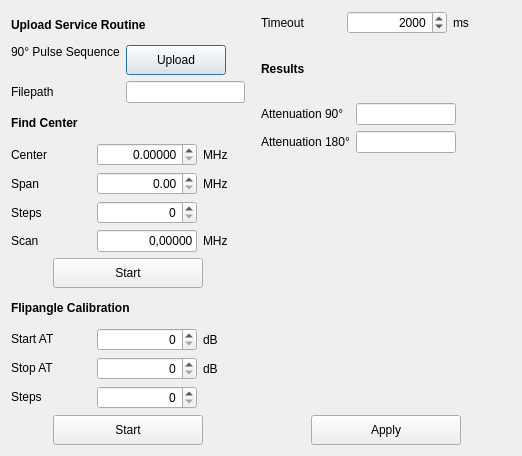
<?xml version="1.0" encoding="UTF-8"?>
<ui version="4.0">
 <class>flipangleDialog</class>
 <widget class="QDialog" name="flipangleDialog">
  <property name="geometry">
   <rect>
    <x>0</x>
    <y>0</y>
    <width>522</width>
    <height>456</height>
   </rect>
  </property>
  <property name="sizePolicy">
   <sizepolicy hsizetype="Preferred" vsizetype="Preferred">
    <horstretch>0</horstretch>
    <verstretch>0</verstretch>
   </sizepolicy>
  </property>
  <property name="minimumSize">
   <size>
    <width>0</width>
    <height>0</height>
   </size>
  </property>
  <property name="maximumSize">
   <size>
    <width>16777215</width>
    <height>16777215</height>
   </size>
  </property>
  <property name="windowTitle">
   <string>Dialog</string>
  </property>
  <property name="toolTip">
   <string>&lt;html&gt;&lt;head/&gt;&lt;body&gt;&lt;p&gt;Flip Angle Tool&lt;/p&gt;&lt;/body&gt;&lt;/html&gt;</string>
  </property>
  <layout class="QVBoxLayout" name="verticalLayout">
   <item>
    <layout class="QHBoxLayout" name="horizontalLayout_5">
     <item>
      <layout class="QVBoxLayout" name="verticalLayout_2">
       <item>
        <widget class="QLabel" name="step1Label">
         <property name="font">
          <font>
           <weight>75</weight>
           <bold>true</bold>
          </font>
         </property>
         <property name="text">
          <string>Upload Service Routine</string>
         </property>
        </widget>
       </item>
       <item>
        <layout class="QFormLayout" name="uploadSeqLayout">
         <item row="0" column="0">
          <widget class="QLabel" name="uploadLabel">
           <property name="sizePolicy">
            <sizepolicy hsizetype="Fixed" vsizetype="Fixed">
             <horstretch>0</horstretch>
             <verstretch>0</verstretch>
            </sizepolicy>
           </property>
           <property name="text">
            <string>90° Pulse Sequence</string>
           </property>
          </widget>
         </item>
         <item row="0" column="1">
          <widget class="QPushButton" name="uploadSeq">
           <property name="sizePolicy">
            <sizepolicy hsizetype="Fixed" vsizetype="Fixed">
             <horstretch>0</horstretch>
             <verstretch>0</verstretch>
            </sizepolicy>
           </property>
           <property name="minimumSize">
            <size>
             <width>100</width>
             <height>30</height>
            </size>
           </property>
           <property name="text">
            <string>Upload</string>
           </property>
          </widget>
         </item>
         <item row="1" column="0">
          <widget class="QLabel" name="pathLabel">
           <property name="sizePolicy">
            <sizepolicy hsizetype="Minimum" vsizetype="Preferred">
             <horstretch>0</horstretch>
             <verstretch>0</verstretch>
            </sizepolicy>
           </property>
           <property name="text">
            <string>Filepath</string>
           </property>
          </widget>
         </item>
         <item row="1" column="1">
          <widget class="QLineEdit" name="pulsePath">
           <property name="sizePolicy">
            <sizepolicy hsizetype="Preferred" vsizetype="Fixed">
             <horstretch>0</horstretch>
             <verstretch>0</verstretch>
            </sizepolicy>
           </property>
           <property name="maximumSize">
            <size>
             <width>180</width>
             <height>16777215</height>
            </size>
           </property>
           <property name="readOnly">
            <bool>true</bool>
           </property>
          </widget>
         </item>
        </layout>
       </item>
       <item>
        <widget class="QLabel" name="step2Label">
         <property name="font">
          <font>
           <weight>75</weight>
           <bold>true</bold>
          </font>
         </property>
         <property name="text">
          <string>Find Center</string>
         </property>
        </widget>
       </item>
       <item>
        <layout class="QGridLayout" name="gridLayout_3">
         <item row="4" column="1">
          <widget class="QSpinBox" name="freqSteps">
           <property name="sizePolicy">
            <sizepolicy hsizetype="Fixed" vsizetype="Fixed">
             <horstretch>0</horstretch>
             <verstretch>0</verstretch>
            </sizepolicy>
           </property>
           <property name="minimumSize">
            <size>
             <width>100</width>
             <height>0</height>
            </size>
           </property>
           <property name="maximumSize">
            <size>
             <width>100</width>
             <height>16777215</height>
            </size>
           </property>
           <property name="alignment">
            <set>Qt::AlignRight|Qt::AlignTrailing|Qt::AlignVCenter</set>
           </property>
          </widget>
         </item>
         <item row="2" column="2">
          <widget class="QLabel" name="freqUnitLabel1">
           <property name="sizePolicy">
            <sizepolicy hsizetype="Minimum" vsizetype="Preferred">
             <horstretch>0</horstretch>
             <verstretch>0</verstretch>
            </sizepolicy>
           </property>
           <property name="text">
            <string>MHz</string>
           </property>
          </widget>
         </item>
         <item row="3" column="2">
          <widget class="QLabel" name="label_2">
           <property name="sizePolicy">
            <sizepolicy hsizetype="Minimum" vsizetype="Preferred">
             <horstretch>0</horstretch>
             <verstretch>0</verstretch>
            </sizepolicy>
           </property>
           <property name="text">
            <string>MHz</string>
           </property>
          </widget>
         </item>
         <item row="2" column="0">
          <widget class="QLabel" name="findCenterLabel">
           <property name="sizePolicy">
            <sizepolicy hsizetype="Fixed" vsizetype="Preferred">
             <horstretch>0</horstretch>
             <verstretch>0</verstretch>
            </sizepolicy>
           </property>
           <property name="minimumSize">
            <size>
             <width>80</width>
             <height>0</height>
            </size>
           </property>
           <property name="maximumSize">
            <size>
             <width>80</width>
             <height>16777215</height>
            </size>
           </property>
           <property name="text">
            <string>Center</string>
           </property>
          </widget>
         </item>
         <item row="5" column="0">
          <widget class="QLabel" name="confirmCenterLabel">
           <property name="sizePolicy">
            <sizepolicy hsizetype="Fixed" vsizetype="Preferred">
             <horstretch>0</horstretch>
             <verstretch>0</verstretch>
            </sizepolicy>
           </property>
           <property name="minimumSize">
            <size>
             <width>80</width>
             <height>0</height>
            </size>
           </property>
           <property name="maximumSize">
            <size>
             <width>80</width>
             <height>16777215</height>
            </size>
           </property>
           <property name="text">
            <string>Scan</string>
           </property>
          </widget>
         </item>
         <item row="3" column="1">
          <widget class="QDoubleSpinBox" name="freqSpan">
           <property name="sizePolicy">
            <sizepolicy hsizetype="Fixed" vsizetype="Fixed">
             <horstretch>0</horstretch>
             <verstretch>0</verstretch>
            </sizepolicy>
           </property>
           <property name="minimumSize">
            <size>
             <width>100</width>
             <height>0</height>
            </size>
           </property>
           <property name="maximumSize">
            <size>
             <width>100</width>
             <height>16777215</height>
            </size>
           </property>
           <property name="alignment">
            <set>Qt::AlignRight|Qt::AlignTrailing|Qt::AlignVCenter</set>
           </property>
          </widget>
         </item>
         <item row="5" column="1">
          <widget class="QLineEdit" name="centerFreqValue">
           <property name="sizePolicy">
            <sizepolicy hsizetype="Fixed" vsizetype="Fixed">
             <horstretch>0</horstretch>
             <verstretch>0</verstretch>
            </sizepolicy>
           </property>
           <property name="minimumSize">
            <size>
             <width>100</width>
             <height>0</height>
            </size>
           </property>
           <property name="maximumSize">
            <size>
             <width>100</width>
             <height>16777215</height>
            </size>
           </property>
           <property name="text">
            <string>0,00000</string>
           </property>
           <property name="frame">
            <bool>true</bool>
           </property>
           <property name="alignment">
            <set>Qt::AlignRight|Qt::AlignTrailing|Qt::AlignVCenter</set>
           </property>
           <property name="readOnly">
            <bool>true</bool>
           </property>
          </widget>
         </item>
         <item row="4" column="0">
          <widget class="QLabel" name="label_3">
           <property name="sizePolicy">
            <sizepolicy hsizetype="Fixed" vsizetype="Preferred">
             <horstretch>0</horstretch>
             <verstretch>0</verstretch>
            </sizepolicy>
           </property>
           <property name="minimumSize">
            <size>
             <width>80</width>
             <height>0</height>
            </size>
           </property>
           <property name="maximumSize">
            <size>
             <width>80</width>
             <height>16777215</height>
            </size>
           </property>
           <property name="text">
            <string>Steps</string>
           </property>
          </widget>
         </item>
         <item row="2" column="1">
          <widget class="QDoubleSpinBox" name="freqEstimation">
           <property name="sizePolicy">
            <sizepolicy hsizetype="Fixed" vsizetype="Fixed">
             <horstretch>0</horstretch>
             <verstretch>0</verstretch>
            </sizepolicy>
           </property>
           <property name="minimumSize">
            <size>
             <width>100</width>
             <height>0</height>
            </size>
           </property>
           <property name="maximumSize">
            <size>
             <width>100</width>
             <height>16777215</height>
            </size>
           </property>
           <property name="alignment">
            <set>Qt::AlignRight|Qt::AlignTrailing|Qt::AlignVCenter</set>
           </property>
           <property name="decimals">
            <number>5</number>
           </property>
          </widget>
         </item>
         <item row="3" column="0">
          <widget class="QLabel" name="label">
           <property name="sizePolicy">
            <sizepolicy hsizetype="Fixed" vsizetype="Preferred">
             <horstretch>0</horstretch>
             <verstretch>0</verstretch>
            </sizepolicy>
           </property>
           <property name="minimumSize">
            <size>
             <width>80</width>
             <height>0</height>
            </size>
           </property>
           <property name="maximumSize">
            <size>
             <width>80</width>
             <height>16777215</height>
            </size>
           </property>
           <property name="text">
            <string>Span</string>
           </property>
          </widget>
         </item>
         <item row="5" column="2">
          <widget class="QLabel" name="freqUnitLabel2">
           <property name="sizePolicy">
            <sizepolicy hsizetype="Minimum" vsizetype="Preferred">
             <horstretch>0</horstretch>
             <verstretch>0</verstretch>
            </sizepolicy>
           </property>
           <property name="text">
            <string>MHz</string>
           </property>
          </widget>
         </item>
        </layout>
       </item>
       <item>
        <layout class="QHBoxLayout" name="horizontalLayout_6">
         <item>
          <spacer name="horizontalSpacer_7">
           <property name="orientation">
            <enum>Qt::Horizontal</enum>
           </property>
           <property name="sizeHint" stdset="0">
            <size>
             <width>40</width>
             <height>20</height>
            </size>
           </property>
          </spacer>
         </item>
         <item>
          <widget class="QPushButton" name="startCenterBtn">
           <property name="sizePolicy">
            <sizepolicy hsizetype="Fixed" vsizetype="Fixed">
             <horstretch>0</horstretch>
             <verstretch>0</verstretch>
            </sizepolicy>
           </property>
           <property name="minimumSize">
            <size>
             <width>150</width>
             <height>30</height>
            </size>
           </property>
           <property name="text">
            <string>Start</string>
           </property>
          </widget>
         </item>
         <item>
          <spacer name="horizontalSpacer_8">
           <property name="orientation">
            <enum>Qt::Horizontal</enum>
           </property>
           <property name="sizeHint" stdset="0">
            <size>
             <width>40</width>
             <height>20</height>
            </size>
           </property>
          </spacer>
         </item>
        </layout>
       </item>
       <item>
        <widget class="QLabel" name="label_4">
         <property name="font">
          <font>
           <weight>75</weight>
           <bold>true</bold>
          </font>
         </property>
         <property name="text">
          <string>Flipangle Calibration</string>
         </property>
        </widget>
       </item>
       <item>
        <layout class="QGridLayout" name="gridLayout_4">
         <item row="2" column="0">
          <widget class="QLabel" name="label_9">
           <property name="sizePolicy">
            <sizepolicy hsizetype="Fixed" vsizetype="Fixed">
             <horstretch>0</horstretch>
             <verstretch>0</verstretch>
            </sizepolicy>
           </property>
           <property name="minimumSize">
            <size>
             <width>80</width>
             <height>0</height>
            </size>
           </property>
           <property name="maximumSize">
            <size>
             <width>80</width>
             <height>16777215</height>
            </size>
           </property>
           <property name="text">
            <string>Steps</string>
           </property>
          </widget>
         </item>
         <item row="0" column="2">
          <widget class="QLabel" name="label_6">
           <property name="sizePolicy">
            <sizepolicy hsizetype="Minimum" vsizetype="Preferred">
             <horstretch>0</horstretch>
             <verstretch>0</verstretch>
            </sizepolicy>
           </property>
           <property name="text">
            <string>dB</string>
           </property>
          </widget>
         </item>
         <item row="1" column="2">
          <widget class="QLabel" name="label_7">
           <property name="sizePolicy">
            <sizepolicy hsizetype="Minimum" vsizetype="Preferred">
             <horstretch>0</horstretch>
             <verstretch>0</verstretch>
            </sizepolicy>
           </property>
           <property name="text">
            <string>dB</string>
           </property>
          </widget>
         </item>
         <item row="1" column="0">
          <widget class="QLabel" name="label_8">
           <property name="sizePolicy">
            <sizepolicy hsizetype="Fixed" vsizetype="Fixed">
             <horstretch>0</horstretch>
             <verstretch>0</verstretch>
            </sizepolicy>
           </property>
           <property name="minimumSize">
            <size>
             <width>80</width>
             <height>0</height>
            </size>
           </property>
           <property name="maximumSize">
            <size>
             <width>80</width>
             <height>16777215</height>
            </size>
           </property>
           <property name="text">
            <string>Stop AT</string>
           </property>
          </widget>
         </item>
         <item row="0" column="1">
          <widget class="QSpinBox" name="atStart">
           <property name="sizePolicy">
            <sizepolicy hsizetype="Fixed" vsizetype="Fixed">
             <horstretch>0</horstretch>
             <verstretch>0</verstretch>
            </sizepolicy>
           </property>
           <property name="minimumSize">
            <size>
             <width>100</width>
             <height>0</height>
            </size>
           </property>
           <property name="maximumSize">
            <size>
             <width>100</width>
             <height>16777215</height>
            </size>
           </property>
           <property name="alignment">
            <set>Qt::AlignRight|Qt::AlignTrailing|Qt::AlignVCenter</set>
           </property>
          </widget>
         </item>
         <item row="2" column="1">
          <widget class="QSpinBox" name="atSteps">
           <property name="sizePolicy">
            <sizepolicy hsizetype="Fixed" vsizetype="Fixed">
             <horstretch>0</horstretch>
             <verstretch>0</verstretch>
            </sizepolicy>
           </property>
           <property name="minimumSize">
            <size>
             <width>100</width>
             <height>0</height>
            </size>
           </property>
           <property name="maximumSize">
            <size>
             <width>100</width>
             <height>16777215</height>
            </size>
           </property>
           <property name="alignment">
            <set>Qt::AlignRight|Qt::AlignTrailing|Qt::AlignVCenter</set>
           </property>
          </widget>
         </item>
         <item row="0" column="0">
          <widget class="QLabel" name="label_5">
           <property name="sizePolicy">
            <sizepolicy hsizetype="Fixed" vsizetype="Fixed">
             <horstretch>0</horstretch>
             <verstretch>0</verstretch>
            </sizepolicy>
           </property>
           <property name="minimumSize">
            <size>
             <width>80</width>
             <height>0</height>
            </size>
           </property>
           <property name="maximumSize">
            <size>
             <width>80</width>
             <height>16777215</height>
            </size>
           </property>
           <property name="text">
            <string>Start AT</string>
           </property>
          </widget>
         </item>
         <item row="1" column="1">
          <widget class="QSpinBox" name="atStop">
           <property name="sizePolicy">
            <sizepolicy hsizetype="Fixed" vsizetype="Fixed">
             <horstretch>0</horstretch>
             <verstretch>0</verstretch>
            </sizepolicy>
           </property>
           <property name="minimumSize">
            <size>
             <width>100</width>
             <height>0</height>
            </size>
           </property>
           <property name="maximumSize">
            <size>
             <width>100</width>
             <height>16777215</height>
            </size>
           </property>
           <property name="alignment">
            <set>Qt::AlignRight|Qt::AlignTrailing|Qt::AlignVCenter</set>
           </property>
          </widget>
         </item>
        </layout>
       </item>
       <item>
        <layout class="QHBoxLayout" name="horizontalLayout_4">
         <item>
          <spacer name="horizontalSpacer_5">
           <property name="orientation">
            <enum>Qt::Horizontal</enum>
           </property>
           <property name="sizeHint" stdset="0">
            <size>
             <width>40</width>
             <height>20</height>
            </size>
           </property>
          </spacer>
         </item>
         <item>
          <widget class="QPushButton" name="startAtBtn">
           <property name="sizePolicy">
            <sizepolicy hsizetype="Fixed" vsizetype="Fixed">
             <horstretch>0</horstretch>
             <verstretch>0</verstretch>
            </sizepolicy>
           </property>
           <property name="minimumSize">
            <size>
             <width>150</width>
             <height>30</height>
            </size>
           </property>
           <property name="maximumSize">
            <size>
             <width>16777215</width>
             <height>16777215</height>
            </size>
           </property>
           <property name="text">
            <string>Start</string>
           </property>
          </widget>
         </item>
         <item>
          <spacer name="horizontalSpacer_6">
           <property name="orientation">
            <enum>Qt::Horizontal</enum>
           </property>
           <property name="sizeHint" stdset="0">
            <size>
             <width>40</width>
             <height>20</height>
            </size>
           </property>
          </spacer>
         </item>
        </layout>
       </item>
      </layout>
     </item>
     <item>
      <spacer name="horizontalSpacer_9">
       <property name="orientation">
        <enum>Qt::Horizontal</enum>
       </property>
       <property name="sizeType">
        <enum>QSizePolicy::Fixed</enum>
       </property>
       <property name="sizeHint" stdset="0">
        <size>
         <width>10</width>
         <height>20</height>
        </size>
       </property>
      </spacer>
     </item>
     <item>
      <layout class="QVBoxLayout" name="verticalLayout_3">
       <item>
        <layout class="QGridLayout" name="gridLayout_2">
         <item row="0" column="0">
          <widget class="QLabel" name="label_10">
           <property name="sizePolicy">
            <sizepolicy hsizetype="Fixed" vsizetype="Preferred">
             <horstretch>0</horstretch>
             <verstretch>0</verstretch>
            </sizepolicy>
           </property>
           <property name="minimumSize">
            <size>
             <width>80</width>
             <height>0</height>
            </size>
           </property>
           <property name="maximumSize">
            <size>
             <width>80</width>
             <height>16777215</height>
            </size>
           </property>
           <property name="text">
            <string>Timeout</string>
           </property>
          </widget>
         </item>
         <item row="0" column="1">
          <widget class="QSpinBox" name="timeoutValue">
           <property name="sizePolicy">
            <sizepolicy hsizetype="Fixed" vsizetype="Fixed">
             <horstretch>0</horstretch>
             <verstretch>0</verstretch>
            </sizepolicy>
           </property>
           <property name="minimumSize">
            <size>
             <width>100</width>
             <height>0</height>
            </size>
           </property>
           <property name="maximumSize">
            <size>
             <width>100</width>
             <height>16777215</height>
            </size>
           </property>
           <property name="alignment">
            <set>Qt::AlignRight|Qt::AlignTrailing|Qt::AlignVCenter</set>
           </property>
           <property name="maximum">
            <number>9999</number>
           </property>
           <property name="singleStep">
            <number>100</number>
           </property>
           <property name="value">
            <number>2000</number>
           </property>
          </widget>
         </item>
         <item row="0" column="2">
          <widget class="QLabel" name="label_11">
           <property name="text">
            <string>ms</string>
           </property>
          </widget>
         </item>
        </layout>
       </item>
       <item>
        <widget class="QLabel" name="step3Label">
         <property name="font">
          <font>
           <weight>75</weight>
           <bold>true</bold>
          </font>
         </property>
         <property name="text">
          <string>Results</string>
         </property>
        </widget>
       </item>
       <item>
        <layout class="QGridLayout" name="gridLayout">
         <item row="0" column="1">
          <widget class="QLineEdit" name="at90Value">
           <property name="maximumSize">
            <size>
             <width>100</width>
             <height>16777215</height>
            </size>
           </property>
           <property name="alignment">
            <set>Qt::AlignCenter</set>
           </property>
           <property name="readOnly">
            <bool>true</bool>
           </property>
          </widget>
         </item>
         <item row="0" column="0">
          <widget class="QLabel" name="signalValuesLabel">
           <property name="text">
            <string>Attenuation 90°</string>
           </property>
           <property name="alignment">
            <set>Qt::AlignLeading|Qt::AlignLeft|Qt::AlignVCenter</set>
           </property>
          </widget>
         </item>
         <item row="1" column="1">
          <widget class="QLineEdit" name="at180Value">
           <property name="maximumSize">
            <size>
             <width>100</width>
             <height>16777215</height>
            </size>
           </property>
           <property name="alignment">
            <set>Qt::AlignCenter</set>
           </property>
           <property name="readOnly">
            <bool>true</bool>
           </property>
          </widget>
         </item>
         <item row="1" column="0">
          <widget class="QLabel" name="attenuationValuesLabel">
           <property name="text">
            <string>Attenuation 180°</string>
           </property>
           <property name="alignment">
            <set>Qt::AlignLeading|Qt::AlignLeft|Qt::AlignVCenter</set>
           </property>
          </widget>
         </item>
         <item row="0" column="2">
          <spacer name="horizontalSpacer_3">
           <property name="orientation">
            <enum>Qt::Horizontal</enum>
           </property>
           <property name="sizeHint" stdset="0">
            <size>
             <width>40</width>
             <height>20</height>
            </size>
           </property>
          </spacer>
         </item>
         <item row="1" column="2">
          <spacer name="horizontalSpacer_4">
           <property name="orientation">
            <enum>Qt::Horizontal</enum>
           </property>
           <property name="sizeHint" stdset="0">
            <size>
             <width>40</width>
             <height>20</height>
            </size>
           </property>
          </spacer>
         </item>
        </layout>
       </item>
       <item>
        <layout class="QHBoxLayout" name="horizontalLayout_2">
         <item>
          <widget class="QWidget" name="verticalWidget" native="true">
           <property name="sizePolicy">
            <sizepolicy hsizetype="Fixed" vsizetype="Fixed">
             <horstretch>0</horstretch>
             <verstretch>0</verstretch>
            </sizepolicy>
           </property>
           <property name="minimumSize">
            <size>
             <width>250</width>
             <height>250</height>
            </size>
           </property>
           <property name="maximumSize">
            <size>
             <width>250</width>
             <height>250</height>
            </size>
           </property>
           <layout class="QVBoxLayout" name="plotLayout"/>
          </widget>
         </item>
        </layout>
       </item>
       <item>
        <layout class="QHBoxLayout" name="horizontalLayout">
         <item>
          <spacer name="horizontalSpacer">
           <property name="orientation">
            <enum>Qt::Horizontal</enum>
           </property>
           <property name="sizeHint" stdset="0">
            <size>
             <width>40</width>
             <height>20</height>
            </size>
           </property>
          </spacer>
         </item>
         <item>
          <widget class="QPushButton" name="confirmAtBtn">
           <property name="sizePolicy">
            <sizepolicy hsizetype="Fixed" vsizetype="Fixed">
             <horstretch>0</horstretch>
             <verstretch>0</verstretch>
            </sizepolicy>
           </property>
           <property name="minimumSize">
            <size>
             <width>150</width>
             <height>30</height>
            </size>
           </property>
           <property name="text">
            <string>Apply</string>
           </property>
          </widget>
         </item>
         <item>
          <spacer name="horizontalSpacer_2">
           <property name="orientation">
            <enum>Qt::Horizontal</enum>
           </property>
           <property name="sizeHint" stdset="0">
            <size>
             <width>40</width>
             <height>20</height>
            </size>
           </property>
          </spacer>
         </item>
        </layout>
       </item>
      </layout>
     </item>
    </layout>
   </item>
  </layout>
 </widget>
 <resources/>
 <connections/>
</ui>
